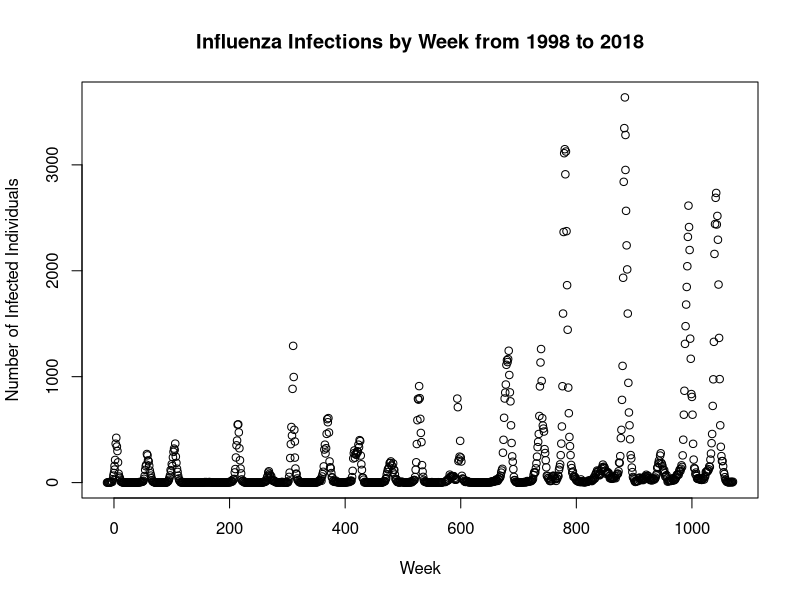

Here is the R script that generated this plot:
# The purpose of this script is to plot the total population infected by
# Influenza for each week in the past twenty years, as recorded by the CDC.

# Set working directory to SIV_infectionDynamics
library(readr)
dat <- read_csv("Data/chronoDat.csv")
plot(dat$Week, dat$totalPop, main = 'Influenza Infections by Week from 1998 to 2018',
     xlab = 'Week', ylab = 'Number of Infected Individuals')
x <- dat$Week
y <- dat$totalPop
